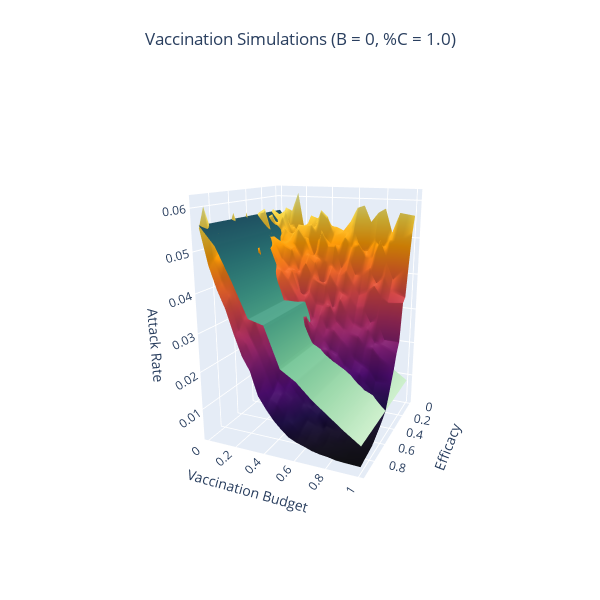

The code cell stored with this chart in its notebook:
### Code cell
xlabel = "E"
ylabel = "VB"
zlabel = "%total"
filename = "D:/Wholehouse_Simulations/Dope_Plot.png"
two_dose_efficacy = 0.95

Fancy_Plot(xlabel, ylabel, zlabel, two_dose_efficacy, filename, df_sim_means)

### Figure 1 — Plotly figure (JSON) as saved in the notebook; plotly's stock layout.template omitted (floating-point values rounded to 4 significant figures; data arrays with more than 128 entries replaced by an {"elided": "..."} marker saying what was removed)
{"data": [{"colorscale": [[0, "#000004"], [0.1111, "#1b0c41"], [0.2222, "#4a0c6b"], [0.3333, "#781c6d"], [0.4444, "#a52c60"], [0.5556, "#cf4446"], [0.6667, "#ed6925"], [0.7778, "#fb9b06"], [0.8889, "#f7d13d"], [1, "#fcffa4"]], "showscale": false, "type": "surface", "x": [0, 0.05, 0.1, 0.15, 0.2, 0.25, 0.3, 0.35, 0.4, 0.45, 0.5, 0.55, 0.6, 0.65, 0.7, 0.75, 0.8, 0.85, 0.9, 0.95], "y": [0, 0.05, 0.1, 0.15, 0.2, 0.25, 0.3, 0.35, 0.4, 0.45, 0.5, 0.55, 0.6, 0.65, 0.7, 0.75, 0.8, 0.85, 0.9, 1], "z": {"elided": "20x20 float values"}}, {"colorscale": [[0, "rgb(196, 230, 195)"], [0.1667, "rgb(150, 210, 164)"], [0.3333, "rgb(109, 188, 144)"], [0.5, "rgb(77, 162, 132)"], [0.6667, "rgb(54, 135, 122)"], [0.8333, "rgb(38, 107, 110)"], [1, "rgb(29, 79, 96)"]], "showscale": false, "type": "surface", "x": [0, 0.05, 0.1, 0.15, 0.2, 0.25, 0.3, 0.35, 0.4, 0.45, 0.5, 0.55, 0.6, 0.65, 0.7, 0.75, 0.8, 0.85, 0.9, 0.95], "y": [0, 0.1, 0.2, 0.3, 0.4, 0.5, 0.6, 0.7, 0.8, 0.9, 1], "z": {"elided": "11x20 float values"}}], "layout": {"autosize": true, "height": 600, "margin": {"b": 65, "l": 80, "r": 50, "t": 90}, "scene": {"aspectratio": {"x": 0.7, "y": 0.7, "z": 1}, "camera": {"eye": {"x": 2, "y": 0.88, "z": 0.64}}, "xaxis": {"nticks": 10, "title": {"text": "Efficacy"}}, "yaxis": {"title": {"text": "Vaccination Budget"}}, "zaxis": {"nticks": 10, "title": {"text": "Attack Rate"}}}, "title": {"text": "Vaccination Simulations (B = 0, %C = 1.0)", "x": 0.5}, "width": 600}}
